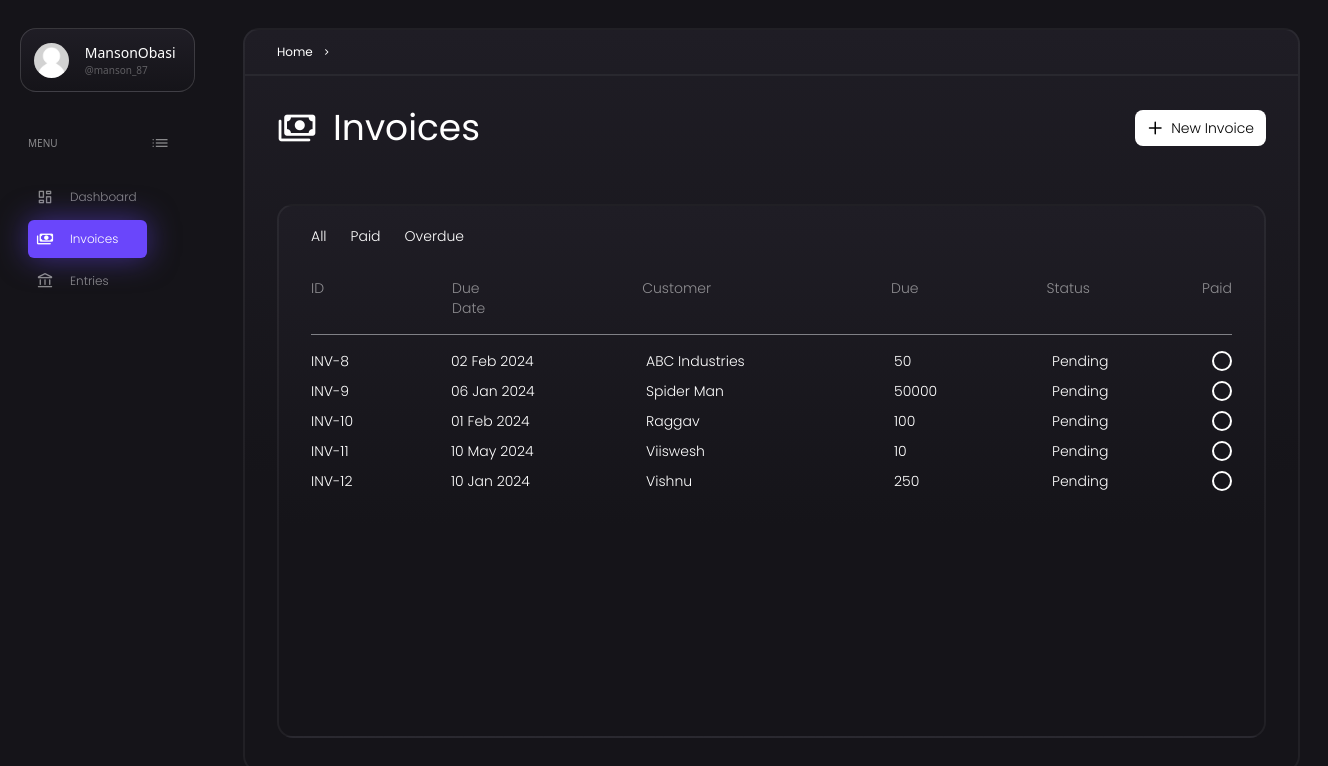
Screenshot of /invoices/ with the database file from the repository.
### website/models.py (models this page shows, shortened)
class Invoice(models.Model):
    date = models.DateField()
    due_date = models.DateField()
    customer = models.CharField(max_length=255)
    items = models.JSONField()
    status = models.CharField(max_length=20)

### website/views.py (the view)
# urls.py: path('invoices/', views.invoice, name='invoices'),
def invoice(request):
    current_index = 1
    model_instances = Invoice.objects.all()
    if len(model_instances) > 0:
        context_invoice = []
        for invoice in model_instances:
            context_dict = {}
            context_due = 0
            context_dict['id'] = 'INV-' + str(invoice.id)
            context_dict['due_date'] = invoice.due_date
            context_dict['customer'] = invoice.customer
            context_dict['status'] = invoice.status
            for item_dict in invoice.items:
                temp_amount = int(item_dict['quantity']) * int(item_dict['unitPrice'])
                temp_amount -= int(item_dict['taxRate'])
                context_due += temp_amount
            context_dict['due'] = context_due
            context_invoice.append(context_dict)
    else:
        context_invoice = []
    context = nav_context(current_index)
    if context_invoice:
        context['invoice_rows'] = context_invoice
    return render(request, 'invoice.html', context)

### website/views.py (called while the page is built)
def nav_context(index: int):
    pages_list = ['Dashboard', 'Invoices', 'Entries']
    icons_list = ['dashboard', 'payments', 'account_balance']
    context = {
        'page_icon_pairs': zip(pages_list, icons_list),
        'current_page': pages_list[index],
        'current_icon': icons_list[index],
    }
    return context

### website/templates/invoice.html
{% extends 'base.html' %}
{% block buttons %}
<a class="ml-auto h-[90%] bg-white text-black w-fit rounded-lg hover:drop-shadow-[0_0px_10px_rgba(255,255,255,0.5)]" href="{% url 'create_invoice' %}">
    <button class="h-full flex justify-center items-center px-2 pr-3 text-sm font-light">
        <span class="material-symbols-rounded pr-1 font-light text-md">add</span>
        <span>New Invoice</span>
    </button>
</a>
{% endblock %}
{% block content %}
<div style="background: linear-gradient(to top, #151419 40%, #1F1D25 100%);" class="py-5 px-8 grow mx-8 mb-8 mt-14 rounded-2xl border-2 border-white border-opacity-5">
    <div class="font-light text-sm flex gap-6">
        <span>All</span>
        <span>Paid</span>
        <span>Overdue</span>
    </div>
    <div class="w-full">
        <div class="flex font-light text-sm opacity-50 mt-8">
            <span>ID</span>
            <span class="ml-32">Due Date</span>
            <span class="ml-32">Customer</span>
            <span class="ml-[180px]">Due</span>
            <span class="ml-32">Status</span>
            <span class="ml-28">Paid</span>
        </div>
        <hr class="opacity-50 mt-4">
        <div class="text-sm font-light mt-4 grid grid-cols-[140px_195px_248px_158px_160px_1fr] auto-rows-[30px]">
            {% if invoice_rows %}
            {% for instance_dict in invoice_rows %}
                    <span>{{ instance_dict.id }}</span>
                    <span>{{ instance_dict.due_date|date:"d M Y" }}</span>
                    <span>{{ instance_dict.customer }}</span>
                    <span>{{ instance_dict.due }}</span>
                    <span>{{ instance_dict.status }}</span>
                    <div class="w-5 aspect-square border-2 border-white rounded-3xl"></div>
            {% endfor %}
            {% endif %}
        </div>
    </div>
</div>
{% endblock %}

### website/templates/base.html (shortened to what this page needs)
{% load static %}
<!DOCTYPE html>
<html lang="en">
<head>
<script src="https://cdn.tailwindcss.com"></script>
</head>
<body class="w-screen h-screen flex bg-[#151419] overflow-hidden">
    <div class="h-full w-full md:w-[20%] flex flex-col px-5 py-7">
    <div class="flex justify-center items-center w-full h-16 rounded-2xl bg-gradient-to-t from-[#151419] to-[#1F1D25] border-[1px] border-white border-opacity-15">
        <img class="flex w-[35px] aspect-square rounded-3xl" src="{% static 'placeholder.jpg' %}" />
        <div class="w-[65%] h-full flex flex-col justify-center pl-4">
            <span class="text-sm font-light text-white">MansonObasi</span>
            <span class="text-[10px] text-white opacity-30">@manson_87</span>
        </div>
    </div>
    <div class="mt-10 ml-2 mr-6">
        <div class="flex items-center text-white opacity-50">
            <span class="text-[10px]">MENU</span>
            <span class="material-symbols-outlined text-white ml-auto text-[22px]" style="font-variation-settings: 'wght' 300;">list</span>
        </div>
        <div class="mt-6 mr-6">
            {% for page_name, icon_name in page_icon_pairs %}
                <a href="{% url page_name|lower %}">
                    <div class="{% if current_page == page_name %}bg-[#6A46FB] drop-shadow-[0_0px_15px_rgba(106,70,251,0.5)]{% endif %} font-light py-[10px] mt-[4px] flex pl-2 items-center text-white text-[12px] rounded-md" style="font-family: Poppins;">
                        <span class="material-symbols-rounded text-[18px] {% if current_page != page_name %}opacity-50{% endif %}">{{ icon_name }}</span>
                        <span class="ml-4 {% if current_page != page_name %}opacity-50{% endif %}">{{ page_name }}</span>
                    </div>
                </a>
            {% endfor %}
        </div>
    </div>
    </div>
    <div style="font-family: Poppins;" class="grow p-7">
        <div style="background: linear-gradient(to top, #151419 40%, #1F1D25 100%);" class="text-white w-full h-full flex flex-col rounded-2xl border-2 border-white border-opacity-5">
            <div class="w-full h-11 flex items-center text-xs px-8">
                <span class="">Home</span>
                <span class="material-symbols-rounded text-xs px-2">chevron_right</span>
            </div>
            <hr class="w-full border-[1px] border-white border-opacity-5">
            <div class="flex items-center mx-8 mt-8 h-10">
                {% if page_name and icon_name %}
                    <span class="material-symbols-rounded text-[40px]">{{ icon_name }}</span>
                    <h1 class="text-4xl ml-4">{{ page_name }}</h1>
                {% else %}
                    <span class="material-symbols-rounded text-[40px]">{{ current_icon }}</span>
                    <h1 class="text-4xl ml-4">{{ current_page }}</h1>
                {% endif %}
                {% block buttons %}
                {% endblock %}
            </div>
            {% block content %}
            {% endblock %}
        </div>
    </div>
</body>
</html>

### rows the page displays
Invoice: due_date "02 Feb 2024", customer "ABC Industries", status "Pending"
Invoice: due_date "06 Jan 2024", customer "Spider Man", status "Pending"
Invoice: due_date "01 Feb 2024", customer "Raggav", status "Pending"
Invoice: due_date "10 May 2024", customer "Viiswesh", status "Pending"
Invoice: due_date "10 Jan 2024", customer "Vishnu", status "Pending"

### other values shown
{{ page_name }} "Dashboard" "Invoices" "Entries"
{{ current_page }} "Invoices"
{{ instance_dict.id }} "INV-8" "INV-9" "INV-10" "INV-11" "INV-12"
{{ instance_dict.due }} "50" "50000" "100" "10" "250"
